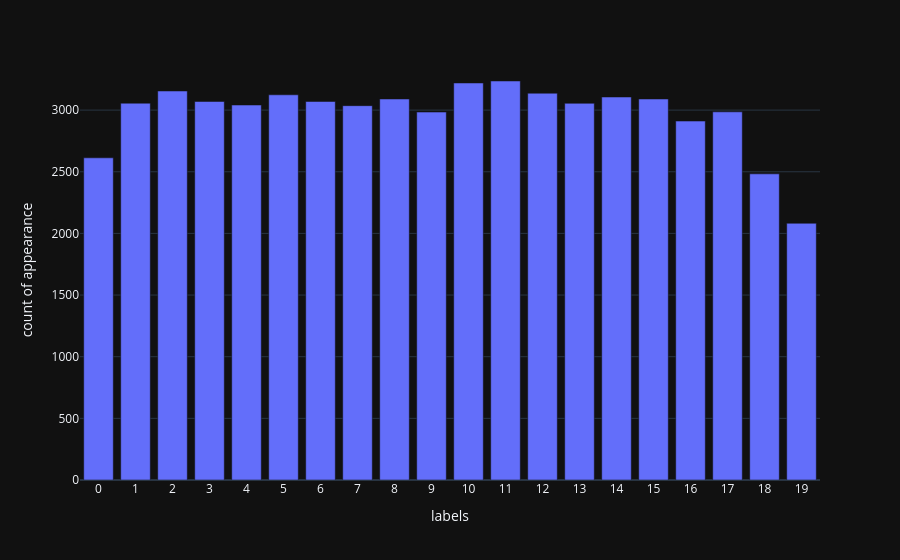

This figure's notebook cell:
### Markdown cell above
### 1.1 Dataset Overview

- Source: https://huggingface.co/datasets/mteb/twentynewsgroups-clustering
- Number of instances: 10
- Number of features / entities: 2 ("sentences" and "labels")
- Missing values: 0
- Basic statistics: 
    - Total unique groups: 20
    - Total Number of texts:  59545
    - Total number of labels: 59545

### Code cell
# Load dataset
dataset = load_dataset("mteb/twentynewsgroups-clustering", revision="6125ec4e24fa026cec8a478383ee943acfbd5449")
print(dataset["test"])

# Extracting variables
test = dataset["test"]
texts_sep = list(test["sentences"])
labels_sep = list(test["labels"])

total = set()
for i in range(len(test)):
    total = total.union(set(test[i]["labels"]))
print("Total unique groups:", len(total))

texts = []
for text in texts_sep:
    texts.extend(text)
print("Total Number of texts: ", len(texts))

labels_list = list(chain.from_iterable(labels_sep))
label_counts = OrderedDict(sorted(Counter(labels_list).items()))
print("Total number of labels:", len(labels_list))

px.bar(x=[str(_) for _ in label_counts.keys()], y=label_counts.values(),
       labels={"x": "labels", "y": "count of appearance"})

### Figure 1 — Plotly figure (JSON) as saved in the notebook; plotly's stock layout.template omitted (floating-point values rounded to 4 significant figures)
{"data": [{"hovertemplate": "labels=%{x}<br>count of appearance=%{y}<extra></extra>", "legendgroup": "", "marker": {"color": "#636efa", "pattern": {"shape": ""}}, "name": "", "orientation": "v", "showlegend": false, "textposition": "auto", "x": ["0", "1", "2", "3", "4", "5", "6", "7", "8", "9", "10", "11", "12", "13", "14", "15", "16", "17", "18", "19"], "xaxis": "x", "y": [2613, 3056, 3155, 3070, 3041, 3124, 3070, 3036, 3090, 2984, 3220, 3236, 3137, 3055, 3106, 3090, 2911, 2986, 2483, 2082], "yaxis": "y", "type": "bar"}], "layout": {"xaxis": {"anchor": "y", "domain": [0.0, 1.0], "title": {"text": "labels"}}, "yaxis": {"anchor": "x", "domain": [0.0, 1.0], "title": {"text": "count of appearance"}}, "legend": {"tracegroupgap": 0}, "margin": {"t": 60}, "barmode": "relative"}}
